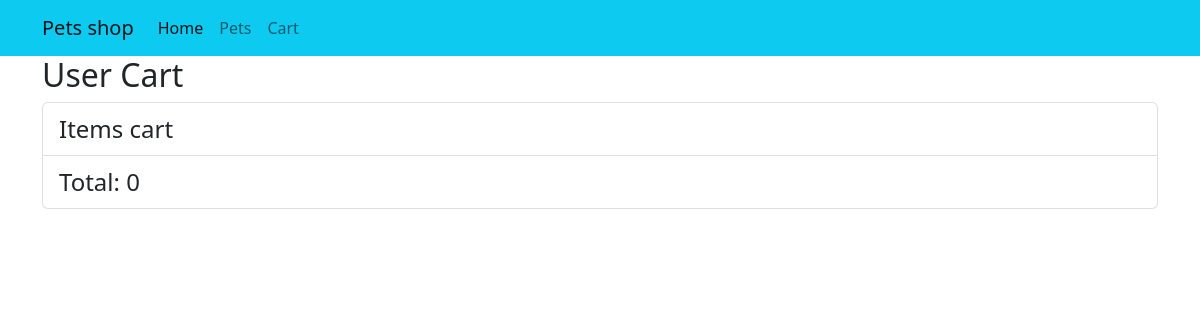
/cart, run on an earlier commit of the app's database.
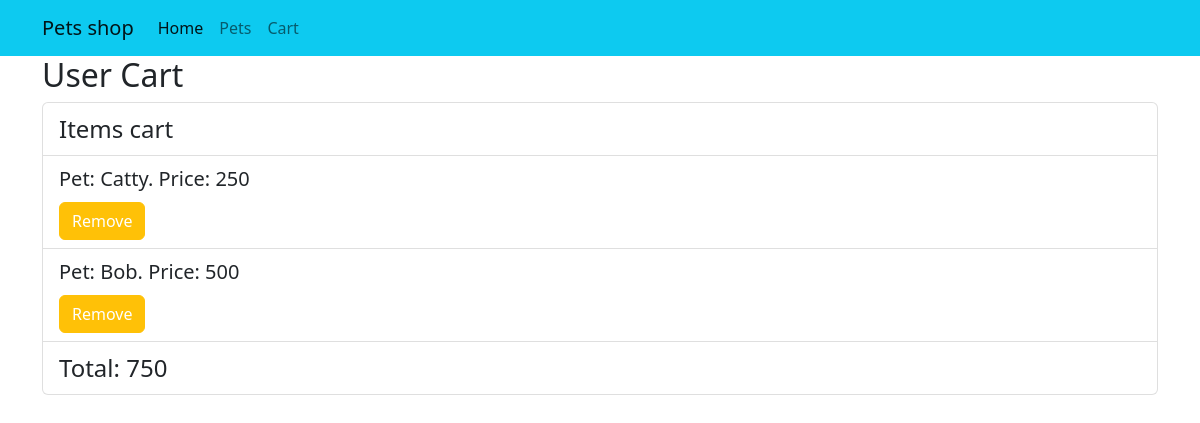
And on a later commit of the database.
### app/models.py (models this page shows)
class Pet(db.Model):
    id = db.Column(db.Integer, primary_key=True, autoincrement=True)
    name = db.Column(db.String(150))
    gender = db.Column(db.String(1))
    breed = db.Column(db.String(150))
    date_of_birth = db.Column(db.DateTime, default=datetime.datetime.now())
    details = db.Column(db.Text)
    price = db.Column(db.Integer)
    image = db.Column(db.String(250))
    cart_id = db.Column(db.Integer, db.ForeignKey('cart.id'))

### app/routes.py (the view)
@flask_app.route("/cart")
def cart_page():
    cart = Cart.query.filter(Pet.id == 1).first()
    total = 0
    pets = cart.pets.all()
    for pet in pets:
        total += pet.price
    return flask.render_template('cart.html', cart_items=pets, total=total)

### app/templates/cart.html (shortened to what this page needs)
{% extends "index.html" %}
{% block page_detail %}
    <div class="container">
        <h2>User Cart</h2>
        <ul class="list-group">
            <li class="list-group-item fs-4">Items cart</li>
            {% for product in cart_items %}
            <li class="list-group-item">
                <span class="fs-5">Pet: {{product['name']}}.  Price: {{product['price']}}</span>
                <br>
                <a href="{{url_for('delete_pet_page', pet_id=product['id'])}}" class="btn btn-primary bg-warning border-warning mt-2">Remove</a>
            </li>
            {% endfor %}
            <li class="list-group-item fs-4">Total: {{total}}</li>
        </ul>
    </div>
{% endblock %}

### app/templates/index.html (shortened to what this page needs)
<!DOCTYPE html>
<html lang="en">
<head>
    <link href="https://cdn.jsdelivr.net/npm/bootstrap@5.2.3/dist/css/bootstrap.min.css" rel="stylesheet">
    <link rel="stylesheet" href={{url_for('static', filename='style.css')}}>
</head>
<body>
    <nav class="navbar navbar-expand-lg navbar-light bg-info">
      <div class="container">
        <a class="navbar-brand" href="{{url_for('homepage')}}">Pets shop</a>
        <div class="collapse navbar-collapse" id="navbarSupportedContent">
          <ul class="navbar-nav me-auto mb-2 mb-lg-0">
            <li class="nav-item">
              <a class="nav-link active" aria-current="page" href="{{url_for('homepage')}}">Home</a>
            </li>
            <li class="nav-item">
              <a class="nav-link" href="{{url_for('pets_page')}}">Pets</a>
            </li>
            <li class="nav-item">
              <a class="nav-link" href="{{url_for('cart_page')}}">Cart</a>
            </li>
          </ul>
        </div>
      </div>
    </nav>
    {% block page_detail %}{% endblock %}
</body>
</html>

What changed in the data, as far as the page shows it:
now on this page (row edited): Pet: name "Catty", price "250"
now on this page (row edited): Pet: name "Bob", price "500"
Also different on the page:
{{ total }}: "0" → "750"
